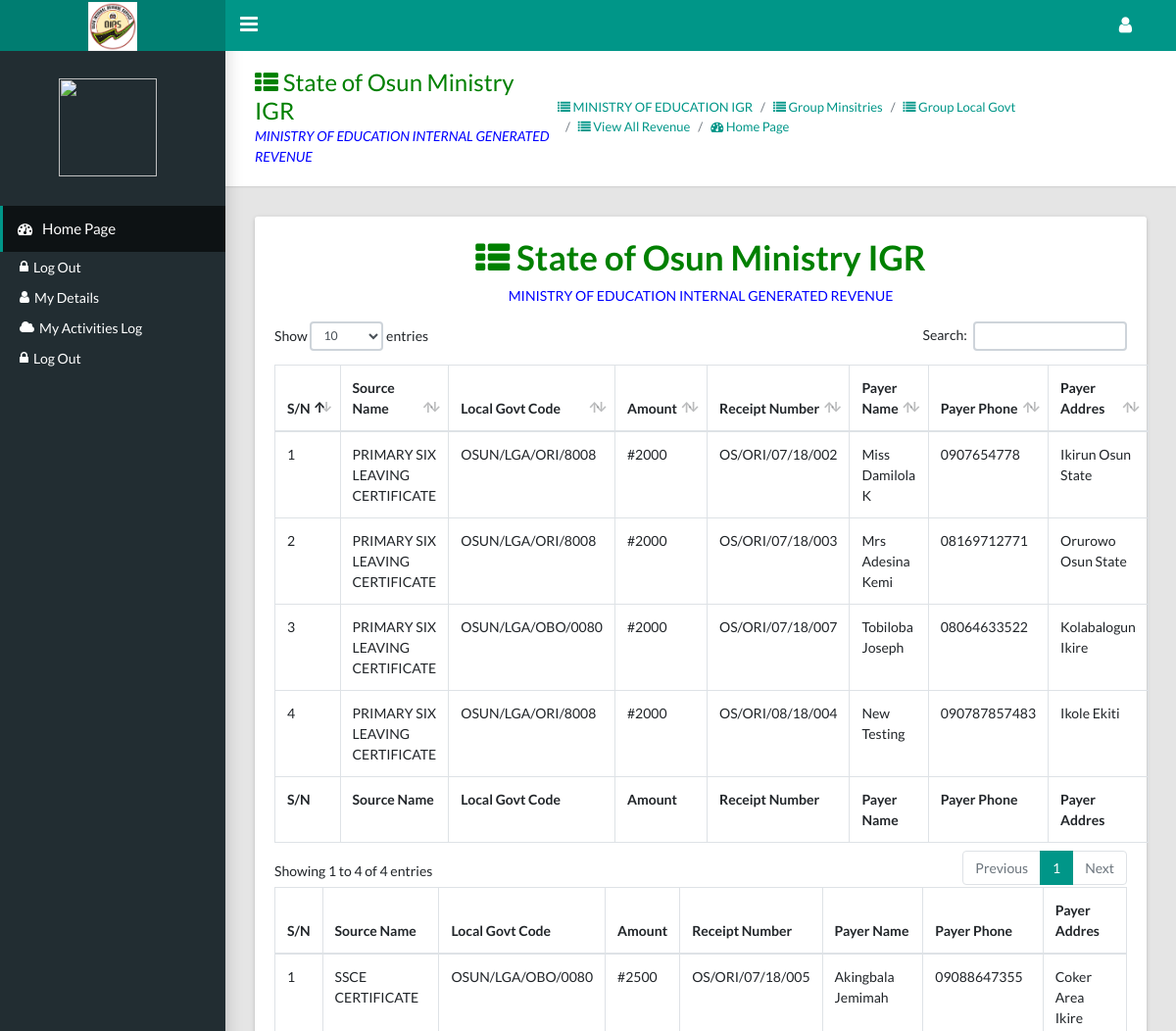
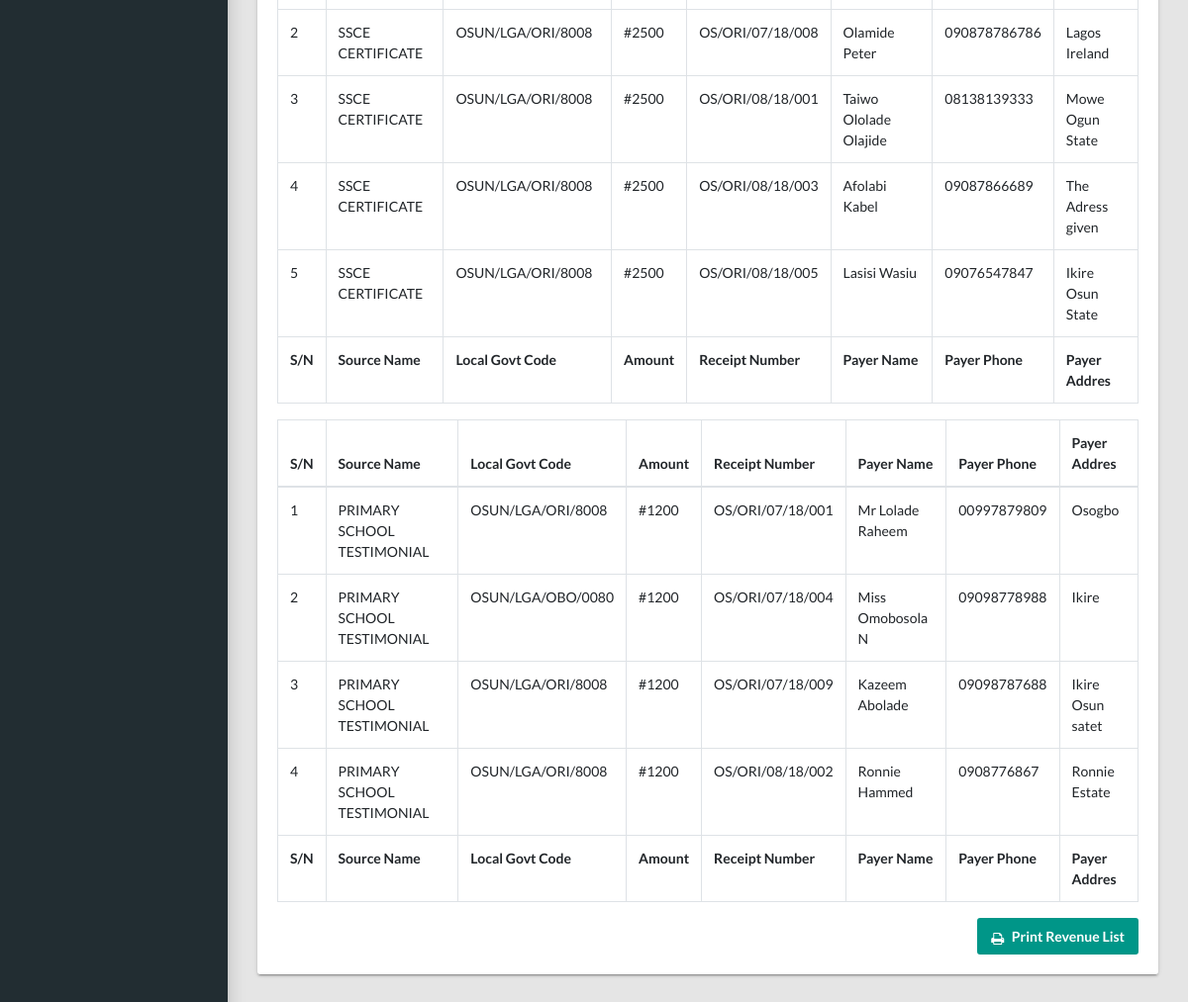
Page /director/view-ministries-revenue.php?ministry_id=3 on the committed database (2 pictures, top to bottom).
### tables this page shows
CREATE TABLE `ministry` (
  `ministry_id` int(255) NOT NULL,
  `ministry_name` text NOT NULL,
  `ministry_code` varchar(255) NOT NULL,
  `ministry_logo` text NOT NULL,
  `time_added` timestamp NOT NULL DEFAULT CURRENT_TIMESTAMP ON UPDATE CURRENT_TIMESTAMP
);

CREATE TABLE `source_revenue` (
  `source_id` int(255) NOT NULL,
  `source_name` varchar(255) NOT NULL,
  `ministry_id` int(255) NOT NULL,
  `revenue_amount` varchar(255) NOT NULL,
  `time_added` timestamp NOT NULL DEFAULT CURRENT_TIMESTAMP ON UPDATE CURRENT_TIMESTAMP
);

CREATE TABLE `state_revenue` (
  `revenue_id` int(255) NOT NULL,
  `local_govt_id` int(255) NOT NULL,
  `staff_number` varchar(255) NOT NULL,
  `source_id` int(255) NOT NULL,
  `payer_name` varchar(255) NOT NULL,
  `payer_phone` varchar(255) NOT NULL,
  `payer_address` text NOT NULL,
  `reciept_number` varchar(255) NOT NULL,
  `today` varchar(255) NOT NULL,
  `rev_month` varchar(255) NOT NULL,
  `year` varchar(255) NOT NULL,
  `time_added` timestamp NOT NULL DEFAULT CURRENT_TIMESTAMP ON UPDATE CURRENT_TIMESTAMP
);

CREATE TABLE `local_govt` (
  `local_govt_id` int(255) NOT NULL,
  `local_govt_name` text NOT NULL,
  `local_govt_code` varchar(255) NOT NULL,
  `time_added` timestamp NOT NULL DEFAULT CURRENT_TIMESTAMP ON UPDATE CURRENT_TIMESTAMP
);

### ict-department/libs_dev/local-ministry/local_ministry_class.php (called while the page is built, shortened)
<?php
	class stateMinistry
	{
		public $db;
		function __construct($db)
		{
			$this->db=$db;
		}
		public function gettingMinistryIDDetails($ministry_id)
		{
			try {
				$gettingMinistry = $this->db->prepare("SELECT * FROM ministry WHERE ministry_id=:ministry_id");
				$getMin = array(':ministry_id'=>$ministry_id);
				$gettingMinistry->execute($getMin);
				$gold = $gettingMinistry->fetch();
				return $gold;
			} catch (PDOException $e) {
				$_SESSION['error'] = $e->getMessage();
			}
		}
	}
	class localMinistry extends stateMinistry{
		public function gettingLocalGocyIDDetails($local_govt_id)
		{
			try {
				$gettingMinistry = $this->db->prepare("SELECT * FROM local_govt WHERE local_govt_id=:local_govt_id");
				$getMin = array(':local_govt_id'=>$local_govt_id);
				$gettingMinistry->execute($getMin);
				$gold = $gettingMinistry->fetch();
				return $gold;
			} catch (PDOException $e) {
				$_SESSION['error'] = $e->getMessage();
			}
		}
	}
?>

### ict-department/libs_dev/revenue/revenue_class.php (called while the page is built, shortened)
<?php
	class sourcesOfRevenue
	{
		public $db;
		function __construct($db)
		{
			$this->db=$db;
		}
		public function seeRevenueourceID($source_id)
		{
			try {
				$checkRev= $this->db->prepare("SELECT * FROM source_revenue WHERE source_id=:source_id");
				$arrCheckRev = array(':source_id'=>$source_id);
				$checkRev->execute($arrCheckRev);
				$roll = $checkRev->fetch();
				return $roll;
			}catch(PDOException $e){
				$_SESSION['error']= $e->getMessage();
				return false;
			}
		}
	}
?>

### director/view-ministries-revenue.php (the view, shortened to what this page needs)
<?php
    require '../header.php';
    require '../side-bar.php';
    require '../ict-department/libs_dev/local-ministry/local_ministry_class.php';
    require '../ict-department/libs_dev/revenue/revenue_class.php';
    $minLocal = new stateMinistry($db);
    $localMin = new localMinistry($db);
    $revSouceing = new sourcesOfRevenue($db);
    $ministry_code = $_GET['ministry_code'];
    $ministry_id = $_GET['ministry_id'];
    $minDetails = $minLocal->gettingMinistryIDDetails($ministry_id);
    $ministry_name = $minDetails['ministry_name'];
    $check = $db->prepare("SELECT * FROM source_revenue WHERE ministry_id=:ministry_id");
    $arrCheck = array(':ministry_id'=>$ministry_id);
    $check->execute($arrCheck); ?>
    <main class="app-content">
        <div class="app-title">
            <div>
                <h1 style="color: green"><i class="fa fa-th-list"></i> State of Osun Ministry IGR</h1>
                <p style="color: blue"><?php echo $ministry_name ?> INTERNAL GENERATED REVENUE</p>
            </div>
            <ul class="app-breadcrumb breadcrumb side">
                <li class="breadcrumb-item active"><a href="view-ministries-revenue.php?ministry_code=<?php echo $ministry_code ?>&&ministry_id=<?php echo $ministry_id ?>"><i class="fa fa-list"></i> <?php echo $ministry_name. " IGR" ?></a></li>
                <li class="breadcrumb-item active"><a href="group-ministries.php"><i class="fa fa-list"></i> Group Minsitries </a></li>
                <li class="breadcrumb-item active"><a href="group-local-govt.php"><i class="fa fa-list"></i> Group Local Govt </a></li>
                <li class="breadcrumb-item active"><a href="view-all-revenue.php"><i class="fa fa-list"></i> View All Revenue </a></li>
                <li class="breadcrumb-item"><a href="./"><i class="fa fa-dashboard"></i> Home Page</a></li>
            </ul>
        </div>
        <div class="row">
            <div class="col-md-12">
                <div class="col-md-12">
                </div>
                <div class="tile">
                    <div class="tile-body">
                        <div align="center">
                            <h1 style="color: green"><i class="fa fa-th-list"></i> State of Osun Ministry IGR</h1>
                            <p style="color: blue"><?php echo $ministry_name ?> INTERNAL GENERATED REVENUE </p>
                        </div> <?php
                        if($check->rowCount() == 0){
                            $_SESSION['error'] = "NO REVENUE SOURCE WAS ALLOCATED TO $ministry_name<BR> PLEASE ADD REVENUE SOURCE FOR THE MINISTRY"; ?>
                            <script>
                                window.location=("group-ministries.php");
                            </script><?php
                        }else{
                            while($see_details = $check->fetch()){
                                $source_id = $see_details['source_id'];
                                $min = $db->prepare("SELECT * FROM state_revenue WHERE source_id=:source_id");
                                $arrSo = array(':source_id'=>$source_id);
                                $min->execute($arrSo);
                                if($min->rowCount()==0){
                                    $_SESSION['error']="$ministry_name INTERNAL GENERATED REVENUE LIST IS EMPTY";?>
                                    <script>
                                        window.location=("group-ministries.php");
                                    </script><?php
                                }else{ ?>
                                    <table class="table table-hover table-bordered" id="sampleTable">
                                        <thead>
                                            <tr>
                                                <th>S/N</th>
                                                <th>Source Name</th>
                                                <th>Local Govt Code</th>
                                                <th>Amount</th>
                                                <th>Receipt Number</th>
                                                <th>Payer Name</th>
                                                <th>Payer Phone</th>
                                                <th>Payer Addres</th>
                                            </tr>
                                        </thead>
                                        <tfoot>
                                            <tr>
                                                <th>S/N</th>
                                                <th>Source Name</th>
                                                <th>Local Govt Code</th>
                                                <th>Amount</th>
                                                <th>Receipt Number</th>
                                                <th>Payer Name</th>
                                                <th>Payer Phone</th>
                                                <th>Payer Addres</th>
                                            </tr>
                                        </tfoot>
                                        <tbody><?php
                                            $y=1;
                                            while($see_ministry = $min->fetch()){
                                                $source_id = $see_ministry['source_id'];
                                                $sourceDetails = $revSouceing->seeRevenueourceID($source_id);
                                                $local_govt_id = $see_ministry['local_govt_id'];
                                                $localDetails = $localMin->gettingLocalGocyIDDetails($local_govt_id);
                                                $local_govt_code = $localDetails['local_govt_code'];
                                                 ?>
                                                <tr>
                                                    <td><?php echo $y ?></td>
                                                    <td><?php echo $revenue_source_name= $sourceDetails['source_name']; ?></td>
                                                    <td><?php echo $local_govt_code ?></td>
                                                    <td><?php echo "#".$sourceDetails['revenue_amount']; ?></td>
                                                    <td><?php echo $see_ministry['reciept_number']; ?></td>
                                                    <td><?php echo $see_ministry['payer_name']; ?></td>
                                                    <td><?php echo $see_ministry['payer_phone']; ?></td>
                                                    <td><?php echo $see_ministry['payer_address']; ?></td>
                                                </tr><?php
                                                $y++;
                                            } ?>
                                        </tbody>
                                    </table>
                                    <?php
                                }
                            }
                        } ?>
                    </div>
                    <div class="row d-print-none mt-2">
                                        <div class="col-12 text-right">
                                            <a class="btn btn-primary" href="javascript:window.print();" target="_blank"><i class="fa fa-print"></i> Print Revenue List</a>
                                        </div>
                                    </div>
                </div>
            </div>
        </div>
    </main><?php
require '../table-footer.php';
?>

### rows in the picture
ministry: ministry_name "MINISTRY OF EDUCATION"
state_revenue: source.source_name "PRIMARY SIX LEAVING CERTIFICATE", local_govt.local_govt_code "OSUN/LGA/ORI/8008", source.revenue_amount "2000", reciept_number "OS/ORI/07/18/002", payer_name "Miss Damilola K", payer_phone "0907654778", payer_address "Ikirun Osun State"
state_revenue: source.source_name "PRIMARY SIX LEAVING CERTIFICATE", local_govt.local_govt_code "OSUN/LGA/ORI/8008", source.revenue_amount "2000", reciept_number "OS/ORI/07/18/003", payer_name "Mrs Adesina Kemi", payer_phone "08169712771", payer_address "Orurowo Osun State"
state_revenue: source.source_name "PRIMARY SIX LEAVING CERTIFICATE", local_govt.local_govt_code "OSUN/LGA/OBO/0080", source.revenue_amount "2000", reciept_number "OS/ORI/07/18/007", payer_name "Tobiloba Joseph", payer_phone "08064633522", payer_address "Kolabalogun Ikire"
state_revenue: source.source_name "PRIMARY SIX LEAVING CERTIFICATE", local_govt.local_govt_code "OSUN/LGA/ORI/8008", source.revenue_amount "2000", reciept_number "OS/ORI/08/18/004", payer_name "New Testing", payer_phone "090787857483", payer_address "Ikole Ekiti"
state_revenue: source.source_name "SSCE CERTIFICATE", local_govt.local_govt_code "OSUN/LGA/OBO/0080", source.revenue_amount "2500", reciept_number "OS/ORI/07/18/005", payer_name "Akingbala Jemimah", payer_phone "09088647355", payer_address "Coker Area Ikire"
state_revenue: source.source_name "SSCE CERTIFICATE", local_govt.local_govt_code "OSUN/LGA/ORI/8008", source.revenue_amount "2500", reciept_number "OS/ORI/07/18/008", payer_name "Olamide Peter", payer_phone "090878786786", payer_address "Lagos Ireland"
state_revenue: source.source_name "SSCE CERTIFICATE", local_govt.local_govt_code "OSUN/LGA/ORI/8008", source.revenue_amount "2500", reciept_number "OS/ORI/08/18/001", payer_name "Taiwo Ololade Olajide", payer_phone "08138139333", payer_address "Mowe Ogun State"
state_revenue: source.source_name "SSCE CERTIFICATE", local_govt.local_govt_code "OSUN/LGA/ORI/8008", source.revenue_amount "2500", reciept_number "OS/ORI/08/18/003", payer_name "Afolabi Kabel", payer_phone "09087866689", payer_address "The Adress given"
state_revenue: source.source_name "SSCE CERTIFICATE", local_govt.local_govt_code "OSUN/LGA/ORI/8008", source.revenue_amount "2500", reciept_number "OS/ORI/08/18/005", payer_name "Lasisi Wasiu", payer_phone "09076547847", payer_address "Ikire Osun State"
state_revenue: source.source_name "PRIMARY SCHOOL TESTIMONIAL", local_govt.local_govt_code "OSUN/LGA/ORI/8008", source.revenue_amount "1200", reciept_number "OS/ORI/07/18/001", payer_name "Mr Lolade Raheem", payer_phone "00997879809", payer_address "Osogbo"
state_revenue: source.source_name "PRIMARY SCHOOL TESTIMONIAL", local_govt.local_govt_code "OSUN/LGA/OBO/0080", source.revenue_amount "1200", reciept_number "OS/ORI/07/18/004", payer_name "Miss Omobosola N", payer_phone "09098778988", payer_address "Ikire"
state_revenue: source.source_name "PRIMARY SCHOOL TESTIMONIAL", local_govt.local_govt_code "OSUN/LGA/ORI/8008", source.revenue_amount "1200", reciept_number "OS/ORI/07/18/009", payer_name "Kazeem Abolade", payer_phone "09098787688", payer_address "Ikire Osun satet"
state_revenue: source.source_name "PRIMARY SCHOOL TESTIMONIAL", local_govt.local_govt_code "OSUN/LGA/ORI/8008", source.revenue_amount "1200", reciept_number "OS/ORI/08/18/002", payer_name "Ronnie Hammed", payer_phone "0908776867", payer_address "Ronnie Estate"
